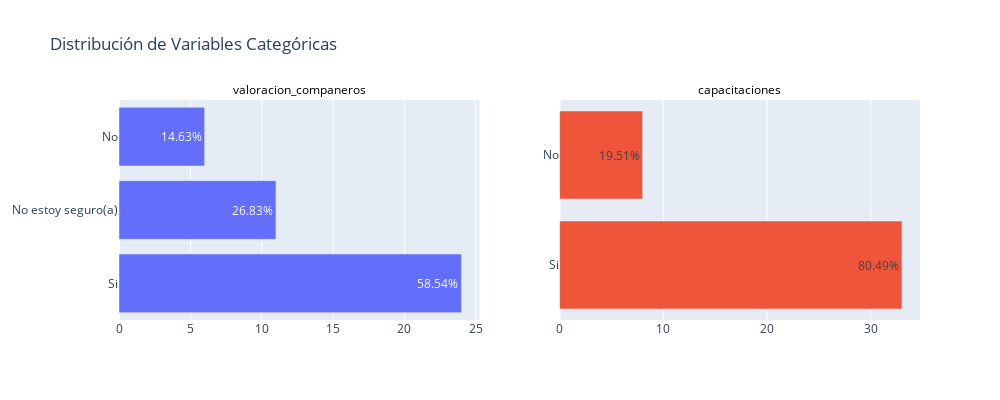

This figure's notebook cell:
### Code cell
graficos_eda_categoricos(df_cat_rel)

### Figure 1 — Plotly figure (JSON) as saved in the notebook; plotly's stock layout.template omitted (floating-point values rounded to 4 significant figures)
{"data": [{"name": "valoracion_companeros", "orientation": "h", "text": ["58.54%", "26.83%", "14.63%"], "textposition": "auto", "type": "bar", "x": [24, 11, 6], "xaxis": "x", "y": ["Si", "No estoy seguro(a)", "No"], "yaxis": "y"}, {"name": "capacitaciones", "orientation": "h", "text": ["80.49%", "19.51%"], "textposition": "auto", "type": "bar", "x": [33, 8], "xaxis": "x2", "y": ["Si", "No"], "yaxis": "y2"}], "layout": {"annotations": [{"font": {"color": "black", "size": 12}, "showarrow": false, "text": "valoracion_companeros", "x": 0.225, "xanchor": "center", "xref": "paper", "y": 1, "yanchor": "bottom", "yref": "paper"}, {"font": {"color": "black", "size": 12}, "showarrow": false, "text": "capacitaciones", "x": 0.775, "xanchor": "center", "xref": "paper", "y": 1, "yanchor": "bottom", "yref": "paper"}], "height": 400, "showlegend": false, "title": {"text": "Distribución de Variables Categóricas"}, "width": 1000, "xaxis": {"anchor": "y", "domain": [0, 0.45]}, "xaxis2": {"anchor": "y2", "domain": [0.55, 1]}, "yaxis": {"anchor": "x", "domain": [0, 1]}, "yaxis2": {"anchor": "x2", "domain": [0, 1]}}}
